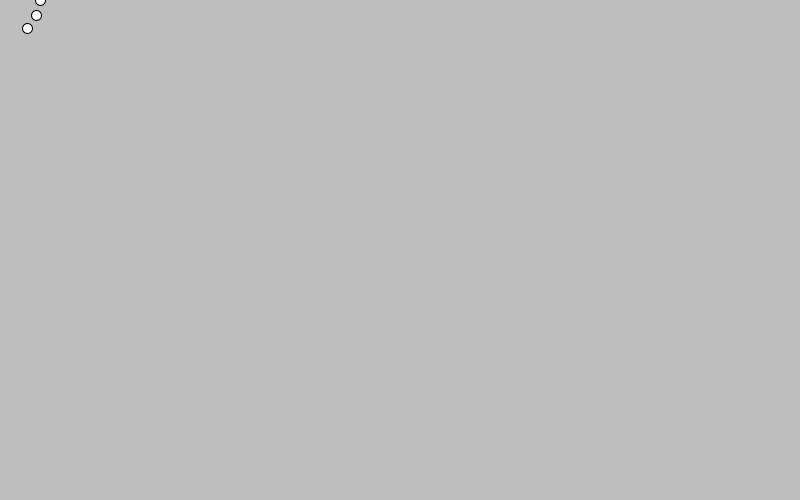
Frame 1 (no input)
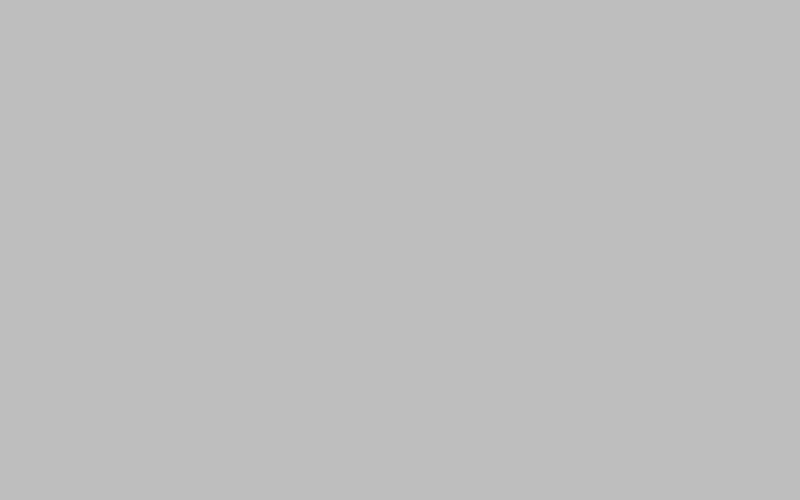
Frame 60 (the mouse pressed at the canvas centre just before this capture)
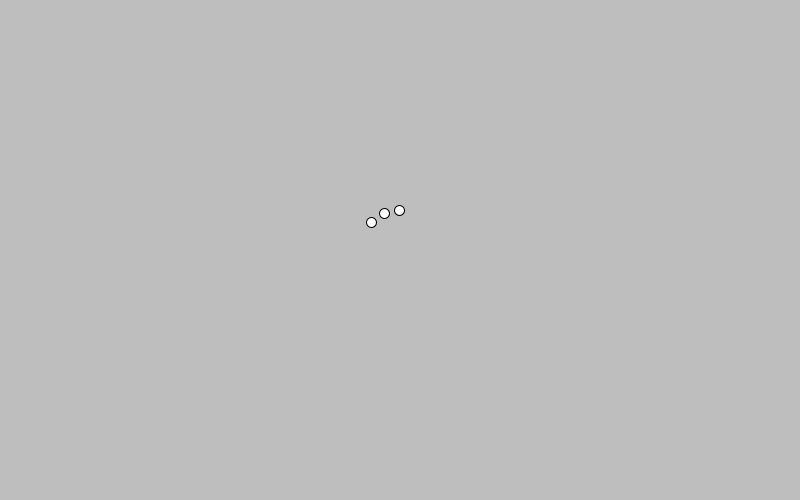
Frame 120 (the mouse held since frame 60 and released just before this capture)

The Processing sketch that drew these frames (run headless with seeded random() and noise(); from frame 60 on, the mouse is pressed at the canvas centre):

// Processing sketch: OrbitMouseStart
// ── OrbitMouseStart.pde
//Fix this code so that it uses good programming practices: constants,
//loops, functions, etc.

float angle = 0.0;

void setup(){
  size(800,500); 
}

void draw(){
  background(190);

  float x = mouseX + 40 * cos(angle);
  float y = mouseY + 40 * sin(angle);
  ellipse(x,y,10,10);

  x = mouseX + 40 * cos(angle+0.4);
  y = mouseY + 40 * sin(angle+0.4);
  ellipse(x,y,10,10);

  x = mouseX + 40 * cos(angle+0.8);
  y = mouseY + 40 * sin(angle+0.8);
  ellipse(x,y,10,10);

  angle = angle - 0.02;
}
